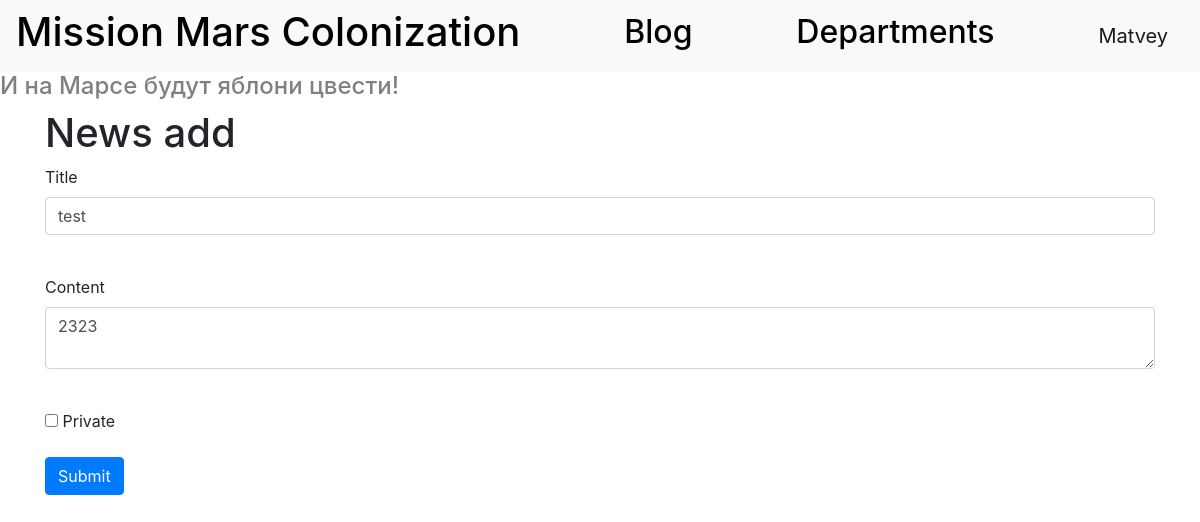
Page /news/4 (signed in) on the committed database.
### data/users.py (models this page shows, shortened)
class User(SqlAlchemyBase, UserMixin, SerializerMixin):
    __tablename__ = 'users'
    id = sqlalchemy.Column(sqlalchemy.Integer,
                           primary_key=True, autoincrement=True)
    surname = sqlalchemy.Column(sqlalchemy.String, nullable=True)
    name = sqlalchemy.Column(sqlalchemy.String, nullable=True)
    age = sqlalchemy.Column(sqlalchemy.Integer, nullable=True)
    position = sqlalchemy.Column(sqlalchemy.String, nullable=True)
    speciality = sqlalchemy.Column(sqlalchemy.String, nullable=True)
    address = sqlalchemy.Column(sqlalchemy.String, nullable=True)
    email = sqlalchemy.Column(sqlalchemy.String, unique=True, nullable=True)
    city_from = sqlalchemy.Column(sqlalchemy.String, nullable=True)
    hashed_password = sqlalchemy.Column(sqlalchemy.String, nullable=True)
    modified_date = sqlalchemy.Column(sqlalchemy.DateTime, default=datetime.datetime.now)
    news = orm.relation("News", back_populates='user')
    jobs = orm.relation("Jobs", back_populates='user')
    deps = orm.relation("Department", back_populates='user')

### data/news.py (models this page shows)
class News(SqlAlchemyBase, SerializerMixin):
    __tablename__ = 'news'
    id = sqlalchemy.Column(sqlalchemy.Integer,
                           primary_key=True, autoincrement=True)
    title = sqlalchemy.Column(sqlalchemy.String, nullable=True)
    content = sqlalchemy.Column(sqlalchemy.String, nullable=True)
    created_date = sqlalchemy.Column(sqlalchemy.DateTime,
                                     default=datetime.datetime.now)
    is_private = sqlalchemy.Column(sqlalchemy.Boolean, default=True)
    user_id = sqlalchemy.Column(sqlalchemy.Integer,
                                sqlalchemy.ForeignKey("users.id"))
    user = orm.relation('User')
    categories = orm.relation("CategoryNews",
                              secondary="association",
                              backref="news")

### main.py (the view, shortened to what this page needs)
@app.route('/news/<int:id>', methods=['GET', 'POST'])
@login_required
def edit_news(id):
    form = NewsForm()
    if request.method == "GET":
        session = db_session.create_session()
        news = session.query(News).filter(News.id == id,
                                          News.user == current_user).first()
        if news:
            form.title.data = news.title
            form.content.data = news.content
            form.is_private.data = news.is_private
        else:
            abort(404)
    return render_template('add_news.html', title='News edit', form=form)

### forms.py
class NewsForm(FlaskForm):
    title = StringField('Title', validators=[DataRequired()])
    content = TextAreaField("Content")
    is_private = BooleanField("Private")
    submit = SubmitField('Submit')

### data/db_session.py (called while the page is built)
def create_session() -> Session:
    global __factory
    return __factory()

### main.py (called while the page is built)
@login_manager.user_loader
def load_user(user_id):
    session = db_session.create_session()
    return session.query(User).get(user_id)

### templates/add_news.html (shortened to what this page needs)
{% extends "base.html" %}
{% block content %}
<h1>News add</h1>
<form action="" method="post">
    <p>
        {{ form.title.label }}<br>
        {{ form.title(class="form-control") }}<br>
    </p>
    <p>
        {{ form.content.label }}<br>
        {{ form.content(class="form-control") }}<br>
    </p>
    <p>{{ form.is_private() }} {{ form.is_private.label }}</p>
    <p>{{ form.submit(type="submit", class="btn btn-primary") }}</p>
</form>
{% endblock %}

### templates/base.html (shortened to what this page needs)
<!doctype html>
<html lang="en">
<head>
    <link rel="stylesheet"
          href="https://stackpath.bootstrapcdn.com/bootstrap/4.4.1/css/bootstrap.min.css"
>
</head>
<body>
<header>
    <nav class="navbar navbar-light bg-light">
        <h1><a href="/" style="text-decoration: none; color: black;">Mission Mars Colonization</a></h1>
        <h2><a href="/blog" style="text-decoration: none; color: black;">Blog</a></h2>
        <h2><a href="/departments" style="text-decoration: none; color: black;">Departments</a></h2>
        {% if current_user.is_authenticated %}
            <a class="navbar-brand" href="/logout">{{ current_user.name }}</a>
        {% else %}
            <p>
                <a class="btn btn-primary " href="/register">Sign up</a>
                <a class="btn btn-success" href="/login">Sign in</a>
            </p>
        {% endif %}
    </nav>
</header>
<h4>И на Марсе будут яблони цвести!</h4>
<main role="main" class="container">
    {% block content %}{% endblock %}
</main>
</body>
</html>

### templates/base.html (style rules this page uses)
h4 { color: grey; }

### rows in the picture
User: name "Matvey"
News: title "test", content "2323"
